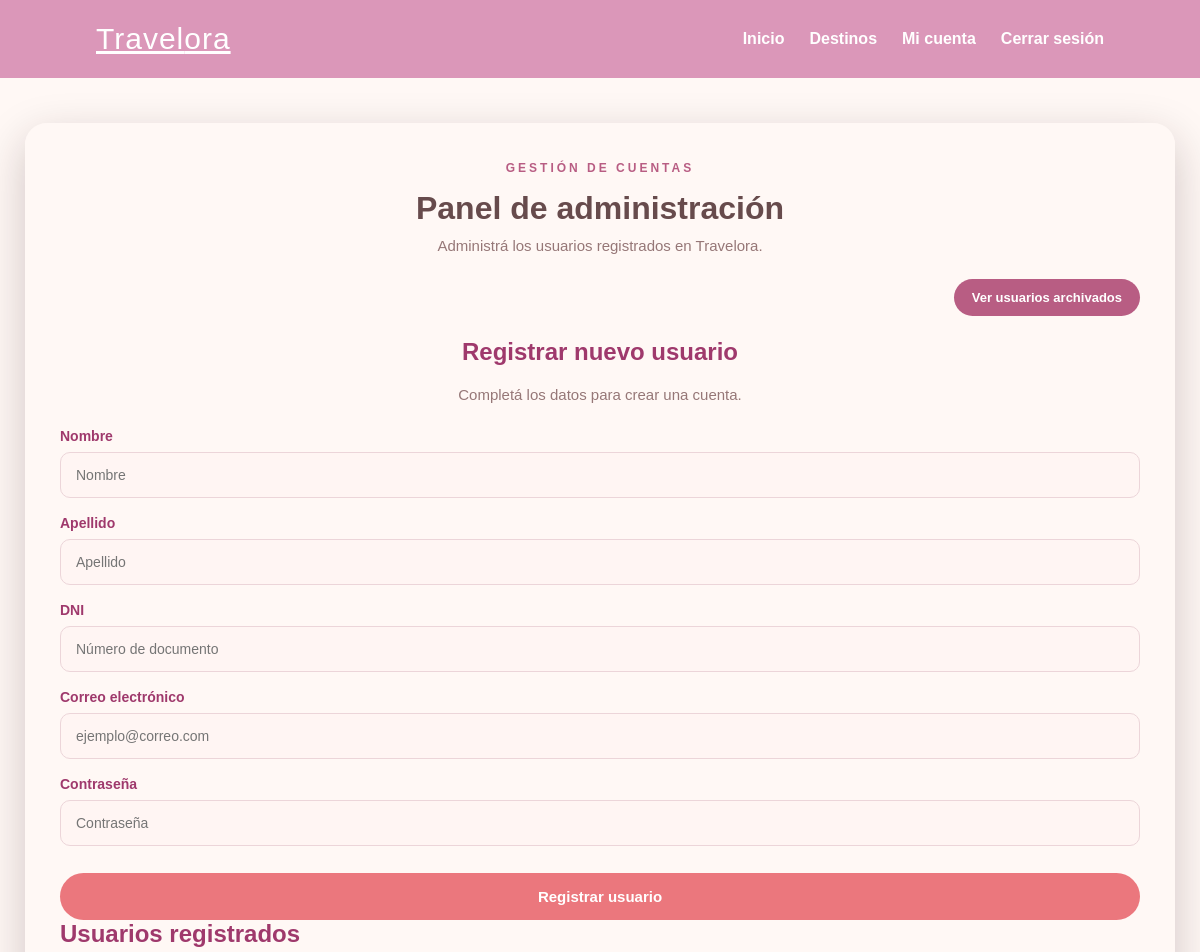
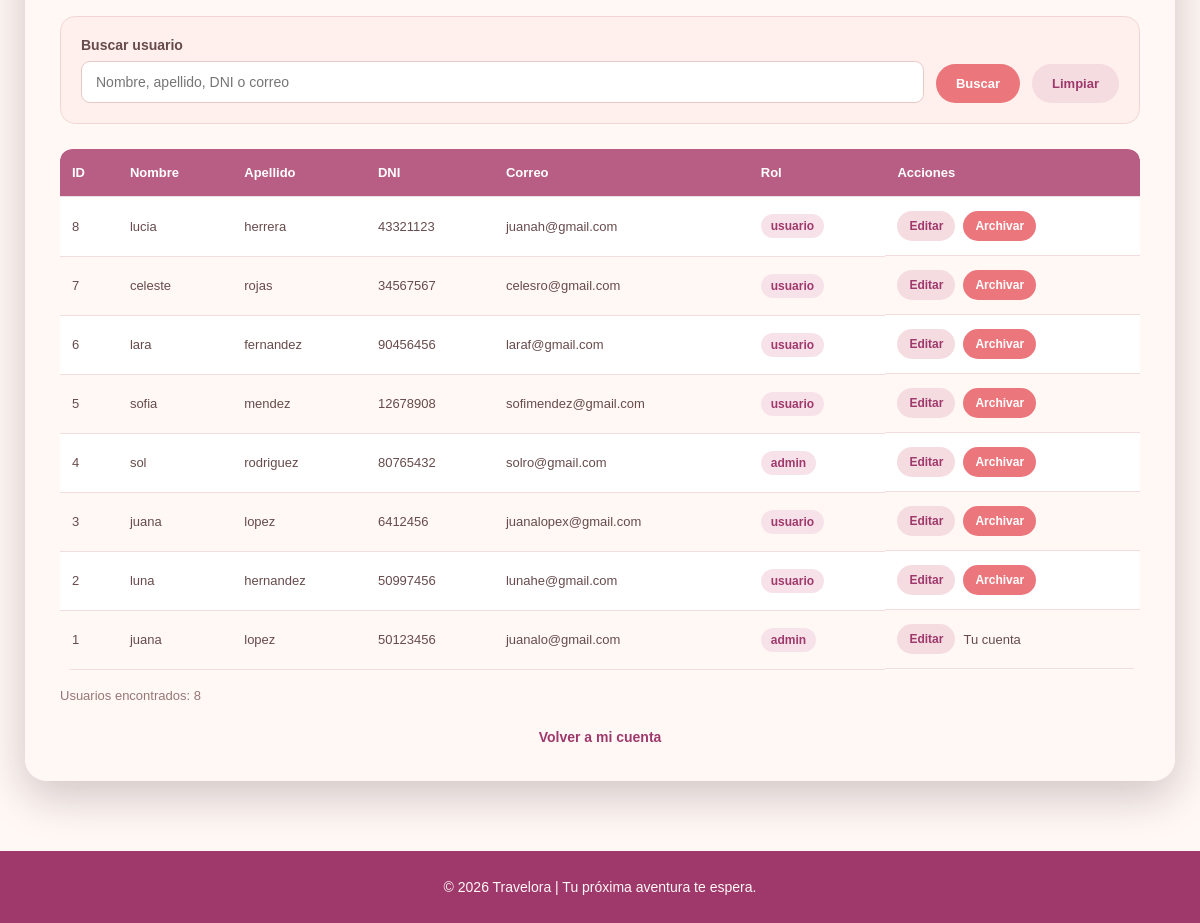
Page /admin_usuarios.php (signed in) on the committed database (2 pictures, top to bottom).
### tables this page shows
CREATE TABLE `usuarios` (
  `id` int(11) NOT NULL,
  `nombre` varchar(100) NOT NULL,
  `apellido` varchar(100) NOT NULL,
  `dni` varchar(20) NOT NULL,
  `correo` varchar(150) NOT NULL,
  `contraseña` varchar(255) NOT NULL,
  `rol` enum('usuario','admin') DEFAULT 'usuario',
  `fecha_archivado` datetime DEFAULT NULL,
  `fecha_creacion` timestamp NOT NULL DEFAULT current_timestamp()
);

### admin_usuarios.php (the view, shortened to what this page needs)
<?php
require_once "conexion.php";
$busqueda = $_GET["buscar"] ?? "";
$consulta = $conexion->prepare(
    "SELECT id, nombre, apellido, dni, correo, rol
    FROM usuarios
    WHERE fecha_archivado IS NULL
    AND (
        nombre LIKE :buscar
        OR apellido LIKE :buscar
        OR dni LIKE :buscar
        OR correo LIKE :buscar
    )
    ORDER BY id DESC"
);
$consulta->bindValue(":buscar", "%" . $busqueda . "%");
$consulta->execute();
$usuarios = $consulta->fetchAll(PDO::FETCH_ASSOC);
?>
<!DOCTYPE html>
<html lang="es">
<head>
    <link rel="stylesheet" href="style.css?v=10">
</head>
<body class="admin-page">
    <header class="navbar">
        <a href="index.php" class="logo">
            Travel<span>ora</span>
        </a>
        <nav class="menu">
            <a href="index.php">Inicio</a>
            <a href="destinos.php">Destinos</a>
            <a href="panel.php">Mi cuenta</a>
            <a href="cerrar_sesion.php">Cerrar sesión</a>
        </nav>
    </header>
    <main class="admin-container">
        <section class="admin-card">
            <div class="admin-heading">
                <span class="admin-tag">GESTIÓN DE CUENTAS</span>
                <h1>Panel de administración</h1>
                <p>Administrá los usuarios registrados en Travelora.</p>
            </div>
            <div class="admin-top-actions">
                <a href="usuarios_archivados.php" class="admin-archive-link">
                    Ver usuarios archivados
                </a>
            </div>
            <div class="admin-heading">
                <h2>Registrar nuevo usuario</h2>
                <p>Completá los datos para crear una cuenta.</p>
            </div>
            <form method="POST" action="admin_usuarios.php" class="auth-form">
                <div class="auth-field">
                    <label for="nombre">Nombre</label>
                    <input
                        type="text"
                        id="nombre"
                        name="nombre"
                        placeholder="Nombre"
                        required
                    >
                </div>
                <div class="auth-field">
                    <label for="apellido">Apellido</label>
                    <input
                        type="text"
                        id="apellido"
                        name="apellido"
                        placeholder="Apellido"
                        required
                    >
                </div>
                <div class="auth-field">
                    <label for="dni">DNI</label>
                    <input
                        type="text"
                        id="dni"
                        name="dni"
                        placeholder="Número de documento"
                        required
                    >
                </div>
                <div class="auth-field">
                    <label for="correo">Correo electrónico</label>
                    <input
                        type="email"
                        id="correo"
                        name="correo"
                        placeholder="ejemplo@correo.com"
                        required
                    >
                </div>
                <div class="auth-field">
                    <label for="password">Contraseña</label>
                    <input
                        type="password"
                        id="password"
                        name="password"
                        placeholder="Contraseña"
                        required
                    >
                </div>
                <button
                    type="submit"
                    name="crear_usuario"
                    class="auth-button"
                >
                    Registrar usuario
                </button>
            </form>
            <h2>Usuarios registrados</h2>
            <form method="GET" action="admin_usuarios.php" class="admin-search">
                <div class="admin-search-field">
                    <label for="buscar">Buscar usuario</label>
                    <input
                        type="text"
                        id="buscar"
                        name="buscar"
                        placeholder="Nombre, apellido, DNI o correo"
                        value="<?php echo htmlspecialchars($busqueda); ?>"
                    >
                </div>
                <button type="submit" class="admin-search-button">
                    Buscar
                </button>
                <a href="admin_usuarios.php" class="admin-clear-button">
                    Limpiar
                </a>
            </form>
            <div class="admin-table-wrapper">
                <table class="admin-table">
                    <thead>
                        <tr>
                            <th>ID</th>
                            <th>Nombre</th>
                            <th>Apellido</th>
                            <th>DNI</th>
                            <th>Correo</th>
                            <th>Rol</th>
                            <th>Acciones</th>
                        </tr>
                    </thead>
                    <tbody>
                        <?php if (count($usuarios) > 0): ?>
                            <?php foreach ($usuarios as $usuario): ?>
                                <tr>
                                    <td><?php echo htmlspecialchars($usuario["id"]); ?></td>
                                    <td><?php echo htmlspecialchars($usuario["nombre"]); ?></td>
                                    <td><?php echo htmlspecialchars($usuario["apellido"]); ?></td>
                                    <td><?php echo htmlspecialchars($usuario["dni"]); ?></td>
                                    <td><?php echo htmlspecialchars($usuario["correo"]); ?></td>
                                    <td>
                                        <span class="admin-role">
                                            <?php echo htmlspecialchars($usuario["rol"]); ?>
                                        </span>
                                    </td>
                                    <td class="admin-actions">
                                        <a
                                            href="editar_usuario.php?id=<?php echo urlencode($usuario['id']); ?>"
                                            class="admin-edit-button"
                                        >
                                            Editar
                                        </a>
                                        <?php if ($usuario["id"] != $_SESSION["id"]): ?>
                                            <form
                                                method="POST"
                                                action="archivar_usuario.php"
                                                onsubmit="return confirm('¿Querés archivar este usuario?');"
                                            >
                                                <button type="submit" class="admin-delete-button">
                                                    Archivar
                                                </button>
                                            </form>
                                        <?php else: ?>
                                            <span>Tu cuenta</span>
                                        <?php endif; ?>
                                    </td>
                                </tr>
                            <?php endforeach; ?>
                        <?php endif; ?>
                    </tbody>
                </table>
            </div>
            <p class="admin-results">
                Usuarios encontrados: <?php echo count($usuarios); ?>
            </p>
            <div class="admin-bottom-actions">
                <a href="panel.php" class="admin-back-link">
                    Volver a mi cuenta
                </a>
            </div>
        </section>
    </main>
    <footer class="footer">
        <p>© 2026 Travelora | Tu próxima aventura te espera.</p>
    </footer>
</body>
</html>

### rows in the picture
usuarios: id "8", nombre "lucia", apellido "herrera", dni "43321123", correo "juanah@gmail.com", rol "usuario"
usuarios: id "7", nombre "celeste", apellido "rojas", dni "34567567", correo "celesro@gmail.com", rol "usuario"
usuarios: id "6", nombre "lara", apellido "fernandez", dni "90456456", correo "laraf@gmail.com", rol "usuario"
usuarios: id "5", nombre "sofia", apellido "mendez", dni "12678908", correo "sofimendez@gmail.com", rol "usuario"
usuarios: id "4", nombre "sol", apellido "rodriguez", dni "80765432", correo "solro@gmail.com", rol "admin"
usuarios: id "3", nombre "juana", apellido "lopez", dni "6412456", correo "juanalopex@gmail.com", rol "usuario"
usuarios: id "2", nombre "luna", apellido "hernandez", dni "50997456", correo "lunahe@gmail.com", rol "usuario"
usuarios: id "1", nombre "juana", apellido "lopez", dni "50123456", correo "juanalo@gmail.com", rol "admin", shows "Tu cuenta"

### other values in the picture
count($usuarios) "8"
